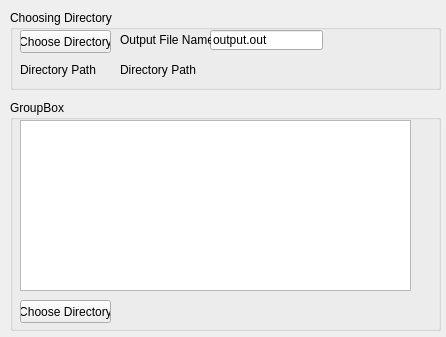
<?xml version="1.0" encoding="UTF-8"?>
<ui version="4.0">
 <class>Form</class>
 <widget class="QWidget" name="Form">
  <property name="geometry">
   <rect>
    <x>0</x>
    <y>0</y>
    <width>446</width>
    <height>337</height>
   </rect>
  </property>
  <property name="windowTitle">
   <string>Form</string>
  </property>
  <widget class="QGroupBox" name="groupBox">
   <property name="geometry">
    <rect>
     <x>10</x>
     <y>10</y>
     <width>431</width>
     <height>80</height>
    </rect>
   </property>
   <property name="title">
    <string>Choosing Directory</string>
   </property>
   <widget class="QPushButton" name="chooseDirectory">
    <property name="geometry">
     <rect>
      <x>10</x>
      <y>20</y>
      <width>91</width>
      <height>23</height>
     </rect>
    </property>
    <property name="text">
     <string>Choose Directory</string>
    </property>
   </widget>
   <widget class="QLineEdit" name="fileName">
    <property name="geometry">
     <rect>
      <x>200</x>
      <y>20</y>
      <width>113</width>
      <height>20</height>
     </rect>
    </property>
    <property name="text">
     <string>output.out</string>
    </property>
   </widget>
   <widget class="QLabel" name="label">
    <property name="geometry">
     <rect>
      <x>110</x>
      <y>20</y>
      <width>91</width>
      <height>20</height>
     </rect>
    </property>
    <property name="text">
     <string>Output File Name:</string>
    </property>
   </widget>
   <widget class="QLabel" name="label_2">
    <property name="geometry">
     <rect>
      <x>10</x>
      <y>50</y>
      <width>91</width>
      <height>20</height>
     </rect>
    </property>
    <property name="text">
     <string>Directory Path</string>
    </property>
   </widget>
   <widget class="QLabel" name="directoryLabel">
    <property name="geometry">
     <rect>
      <x>110</x>
      <y>50</y>
      <width>91</width>
      <height>20</height>
     </rect>
    </property>
    <property name="text">
     <string>Directory Path</string>
    </property>
   </widget>
  </widget>
  <widget class="QGroupBox" name="groupBox_2">
   <property name="geometry">
    <rect>
     <x>10</x>
     <y>100</y>
     <width>431</width>
     <height>231</height>
    </rect>
   </property>
   <property name="title">
    <string>GroupBox</string>
   </property>
   <widget class="QPushButton" name="saveBtn">
    <property name="geometry">
     <rect>
      <x>10</x>
      <y>200</y>
      <width>91</width>
      <height>23</height>
     </rect>
    </property>
    <property name="text">
     <string>Choose Directory</string>
    </property>
   </widget>
   <widget class="QPlainTextEdit" name="outputBox">
    <property name="geometry">
     <rect>
      <x>10</x>
      <y>20</y>
      <width>391</width>
      <height>171</height>
     </rect>
    </property>
   </widget>
  </widget>
 </widget>
 <resources/>
 <connections/>
</ui>
